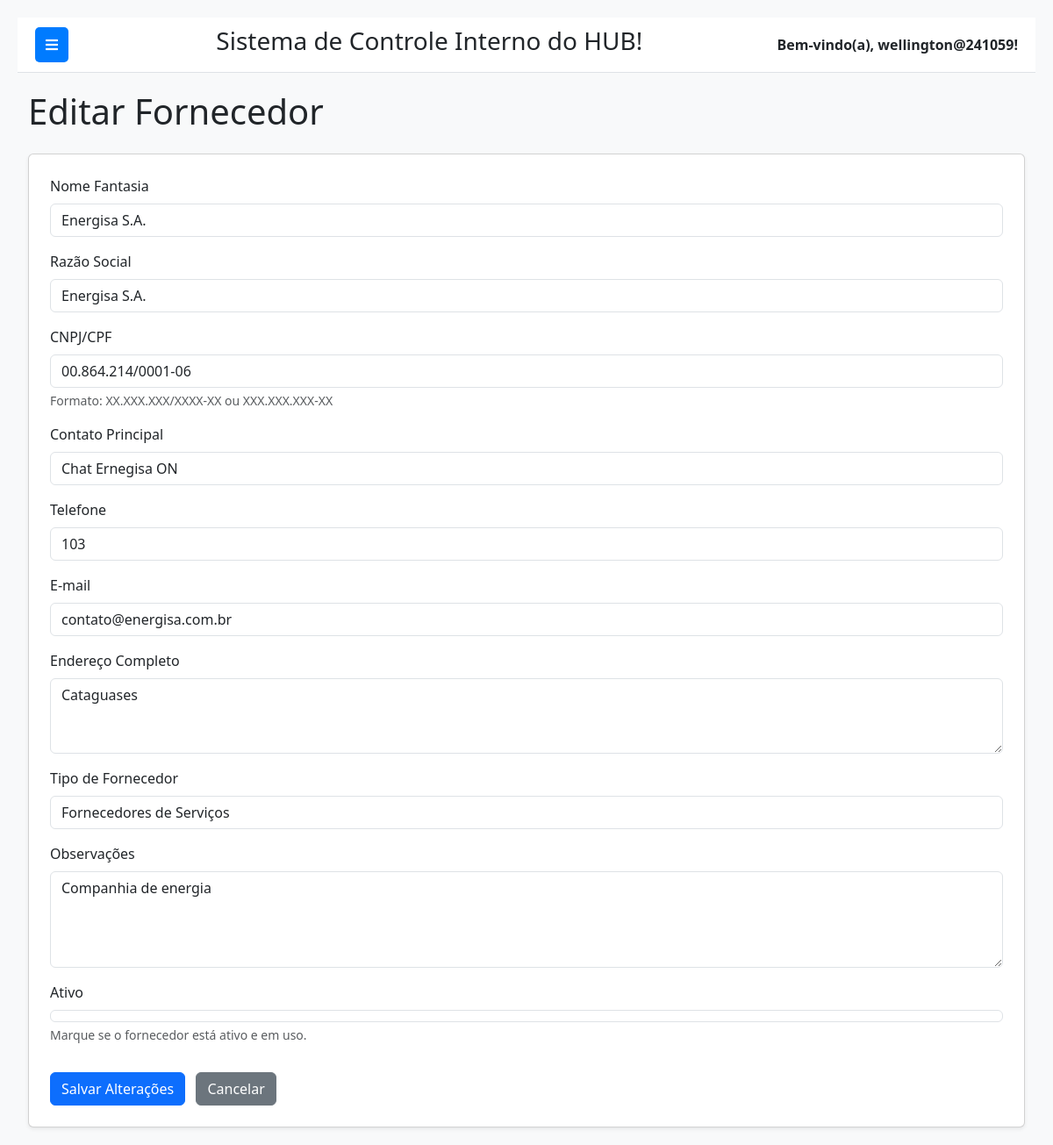
Screenshot of /fornecedores/fornecedores/editar/1/ (signed in) with the database file from the repository.
### fornecedores/models.py (models this page shows, shortened)
class Fornecedor(models.Model):
    nome_fantasia = models.CharField(max_length=200, verbose_name="Nome Fantasia")
    razao_social = models.CharField(max_length=255, unique=True, verbose_name="Razão Social")
    cnpj_cpf = models.CharField(max_length=18, unique=True, verbose_name="CNPJ/CPF") # Formato pode ser "XX.XXX.XXX/XXXX-XX" ou "XXX.XXX.XXX-XX"
    contato_principal = models.CharField(max_length=100, blank=True, null=True, verbose_name="Contato Principal")
    telefone = models.CharField(max_length=20, blank=True, null=True, verbose_name="Telefone")
    email = models.EmailField(max_length=100, blank=True, null=True, verbose_name="E-mail")
    endereco = models.TextField(blank=True, null=True, verbose_name="Endereço Completo")
    tipo_fornecedor = models.ForeignKey(
        TipoFornecedor,
        on_delete=models.SET_NULL,
        null=True,
        blank=True,
        related_name='fornecedores',
        verbose_name="Tipo de Fornecedor"
    )
    observacoes = models.TextField(blank=True, null=True, verbose_name="Observações")
    ativo = models.BooleanField(default=True, verbose_name="Ativo")
    data_cadastro = models.DateTimeField(auto_now_add=True, verbose_name="Data de Cadastro")
    data_ultima_atualizacao = models.DateTimeField(auto_now=True, verbose_name="Última Atualização")
    class Meta:
        verbose_name = "Fornecedor"
        verbose_name_plural = "Fornecedores"
        ordering = ['nome_fantasia']

### fornecedores/views.py (the view)
# urls.py: path('fornecedores/editar/<int:pk>/', views.editar_fornecedor, name='editar_fornecedor'), # <--- CORRIGIDO AQUI!
@login_required
def editar_fornecedor(request, pk):
    fornecedor = get_object_or_404(Fornecedor, pk=pk) # Busca o fornecedor pelo ID ou retorna 404
    if request.method == 'POST':
        form = FornecedorForm(request.POST, instance=fornecedor) # Preenche o formulário com a instância existente
        if form.is_valid():
            form.save()
            messages.success(request, f'Fornecedor "{fornecedor.nome_fantasia}" atualizado com sucesso!')
            return redirect('listar_fornecedores')
        else:
            messages.error(request, 'Erro ao atualizar fornecedor. Verifique os campos.')
    else:
        form = FornecedorForm(instance=fornecedor) # Formulário pré-preenchido para GET
    context = {
        'form': form,
        'fornecedor': fornecedor, # Passa o objeto fornecedor para o template, se precisar exibir detalhes
        'active_page': 'fornecedores',
    }
    return render(request, 'fornecedores/editar_fornecedor.html', context)

### fornecedores/forms.py
class FornecedorForm(forms.ModelForm):
    class Meta:
        model = Fornecedor
        fields = [
            'nome_fantasia', 'razao_social', 'cnpj_cpf', 'contato_principal',
            'telefone', 'email', 'endereco', 'tipo_fornecedor',
            'observacoes', 'ativo'
        ]
        exclude = ['data_cadastro', 'data_ultima_atualizacao']
        labels = {
            'nome_fantasia': 'Nome Fantasia',
            'razao_social': 'Razão Social',
            'cnpj_cpf': 'CNPJ/CPF',
            'contato_principal': 'Contato Principal',
            'telefone': 'Telefone',
            'email': 'E-mail',
            'endereco': 'Endereço Completo',
            'tipo_fornecedor': 'Tipo de Fornecedor',
            'observacoes': 'Observações',
            'ativo': 'Ativo',
        }
        help_texts = {
            'cnpj_cpf': 'Formato: XX.XXX.XXX/XXXX-XX ou XXX.XXX.XXX-XX',
            'ativo': 'Marque se o fornecedor está ativo e em uso.',
        }
        widgets = {
            'observacoes': forms.Textarea(attrs={'rows': 4}), # Ajusta o tamanho da área de texto
            'endereco': forms.Textarea(attrs={'rows': 3}), # Ajusta o tamanho da área de texto
        }

### fornecedores/models.py (called while the page is built)
    def __str__(self):
        return self.nome

### fornecedores/templates/fornecedores/editar_fornecedor.html (shortened to what this page needs)
{% extends 'base.html' %}
{% load widget_tweaks %}
{% block content %}
    <h1 class="mb-4">Editar Fornecedor</h1>
    <div class="card p-4 shadow-sm">
        <form method="post">
            {% for field in form %}
    <div class="mb-3">
        <label for="{{ field.id_for_label }}" class="form-label">{{ field.label }}</label>
        {% render_field field class="form-control" %}
        {% if field.help_text %}
            <div class="form-text text-muted">{{ field.help_text }}</div>
        {% endif %}
    </div>
{% endfor %}
            <button type="submit" class="btn btn-primary mt-3">Salvar Alterações</button>
            <a href="{% url 'listar_fornecedores' %}" class="btn btn-secondary mt-3 ms-2">Cancelar</a>
        </form>
    </div>
{% endblock %}

### templates/base.html (shortened to what this page needs)
{% load static %}
<!DOCTYPE html>
<html lang="pt-br">
<head>
    <link href="https://cdn.jsdelivr.net/npm/bootstrap@5.3.3/dist/css/bootstrap.min.css" rel="stylesheet">
    <link rel="stylesheet" href="https://cdnjs.cloudflare.com/ajax/libs/font-awesome/5.15.4/css/all.min.css" />
</head>
<body>
    <div class="main-content" id="main-content">
        <div class="navbar-top">
            <button class="toggle-btn" id="sidebarToggle">
                <i class="fas fa-bars"></i>
            </button>
            <div class="system-name">
                <h3>Sistema de Controle Interno do HUB!</h3>
            </div>
            <div class="user-info">
                Bem-vindo(a), {{ request.user.username }}!
            </div>
        </div>
        <div class="container-fluid">
            {% block content %}
            {% endblock %}
        </div>
    </div>
</body>
</html>

### templates/base.html (style rules this page uses)
body { display: flex; min-height: 100vh; background-color: #f8f9fa; }
.main-content { flex-grow: 1; padding: 20px; transition: margin-left 0.3s ease-in-out; margin-left: 0; }
.navbar-top { background-color: #ffffff; border-bottom: 1px solid #dee2e6; padding: 10px 20px; display: flex; justify-content: space-between; align-items: center; margin-bottom: 20px; }
.navbar-top .user-info { font-weight: bold; }
.toggle-btn { background-color: #007bff; color: white; border: none; padding: 8px 12px; border-radius: 5px; cursor: pointer; margin-right: 15px; }

### rows the page displays
Fornecedor: nome_fantasia "Energisa S.A." "Energisa S.A." "00.864.214/0001-06" "Chat Ernegisa ON" "103" "contato@energisa.com.br" "Cataguases" "Fornecedores de Serviços" "Companhia de energia" "☑"

### other values shown
{{ request.user.username }} "wellington@241059"
{{ field.label }} "Nome Fantasia" "Razão Social" "CNPJ/CPF" "Contato Principal" "Telefone" "E-mail" "Endereço Completo" "Tipo de Fornecedor" "Observações" "Ativo"
{{ field.help_text }} "Formato: XX.XXX.XXX/XXXX-XX ou XXX.XXX.XXX-XX" "Marque se o fornecedor está ativo e em uso."
